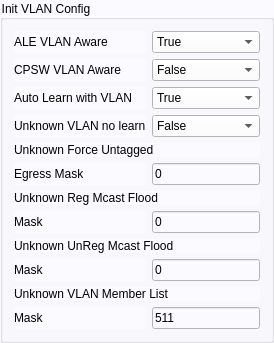
                     <widget class="QGroupBox" name="groupBox_20">
                      <property name="sizePolicy">
                       <sizepolicy hsizetype="Expanding" vsizetype="Expanding">
                        <horstretch>0</horstretch>
                        <verstretch>0</verstretch>
                       </sizepolicy>
                      </property>
                      <property name="maximumSize">
                       <size>
                        <width>600</width>
                        <height>16777215</height>
                       </size>
                      </property>
                      <property name="styleSheet">
                       <string notr="true">background-color: rgb(251, 251, 255);</string>
                      </property>
                      <property name="title">
                       <string>Init VLAN Config</string>
                      </property>
                      <layout class="QGridLayout" name="gridLayout_7">
                       <item row="0" column="0">
                        <widget class="QLabel" name="label_8">
                         <property name="sizePolicy">
                          <sizepolicy hsizetype="Expanding" vsizetype="Expanding">
                           <horstretch>0</horstretch>
                           <verstretch>0</verstretch>
                          </sizepolicy>
                         </property>
                         <property name="text">
                          <string>ALE VLAN Aware</string>
                         </property>
                        </widget>
                       </item>
                       <item row="0" column="1">
                        <widget class="QComboBox" name="ale_vlanAware_comboBox">
                         <property name="sizePolicy">
                          <sizepolicy hsizetype="Expanding" vsizetype="Expanding">
                           <horstretch>0</horstretch>
                           <verstretch>0</verstretch>
                          </sizepolicy>
                         </property>
                         <property name="maximumSize">
                          <size>
                           <width>16777215</width>
                           <height>30</height>
                          </size>
                         </property>
                         <item>
                          <property name="text">
                           <string>True</string>
                          </property>
                         </item>
                         <item>
                          <property name="text">
                           <string>False</string>
                          </property>
                         </item>
                        </widget>
                       </item>
                       <item row="1" column="0">
                        <widget class="QLabel" name="label_61">
                         <property name="sizePolicy">
                          <sizepolicy hsizetype="Expanding" vsizetype="Expanding">
                           <horstretch>0</horstretch>
                           <verstretch>0</verstretch>
                          </sizepolicy>
                         </property>
                         <property name="text">
                          <string>CPSW VLAN Aware</string>
                         </property>
                        </widget>
                       </item>
                       <item row="1" column="1">
                        <widget class="QComboBox" name="cpsw_vlanAware_comboBox">
                         <property name="sizePolicy">
                          <sizepolicy hsizetype="Expanding" vsizetype="Expanding">
                           <horstretch>0</horstretch>
                           <verstretch>0</verstretch>
                          </sizepolicy>
                         </property>
                         <property name="maximumSize">
                          <size>
                           <width>16777215</width>
                           <height>30</height>
                          </size>
                         </property>
                         <item>
                          <property name="text">
                           <string>False</string>
                          </property>
                         </item>
                         <item>
                          <property name="text">
                           <string>True</string>
                          </property>
                         </item>
                        </widget>
                       </item>
                       <item row="2" column="0">
                        <widget class="QLabel" name="label_62">
                         <property name="sizePolicy">
                          <sizepolicy hsizetype="Expanding" vsizetype="Expanding">
                           <horstretch>0</horstretch>
                           <verstretch>0</verstretch>
                          </sizepolicy>
                         </property>
                         <property name="text">
                          <string>Auto Learn with VLAN</string>
                         </property>
                        </widget>
                       </item>
                       <item row="2" column="1">
                        <widget class="QComboBox" name="ale_vlanAutoLearn_comboBox">
                         <property name="sizePolicy">
                          <sizepolicy hsizetype="Expanding" vsizetype="Expanding">
                           <horstretch>0</horstretch>
                           <verstretch>0</verstretch>
                          </sizepolicy>
                         </property>
                         <property name="maximumSize">
                          <size>
                           <width>16777215</width>
                           <height>30</height>
                          </size>
                         </property>
                         <item>
                          <property name="text">
                           <string>True</string>
                          </property>
                         </item>
                         <item>
                          <property name="text">
                           <string>False</string>
                          </property>
                         </item>
                        </widget>
                       </item>
                       <item row="3" column="0">
                        <widget class="QLabel" name="label_63">
                         <property name="sizePolicy">
                          <sizepolicy hsizetype="Expanding" vsizetype="Expanding">
                           <horstretch>0</horstretch>
                           <verstretch>0</verstretch>
                          </sizepolicy>
                         </property>
                         <property name="text">
                          <string>Unknown VLAN no learn</string>
                         </property>
                        </widget>
                       </item>
                       <item row="3" column="1">
                        <widget class="QComboBox" name="ale_unknownVlanNoLearn_comboBox">
                         <property name="sizePolicy">
                          <sizepolicy hsizetype="Expanding" vsizetype="Expanding">
                           <horstretch>0</horstretch>
                           <verstretch>0</verstretch>
                          </sizepolicy>
                         </property>
                         <property name="maximumSize">
                          <size>
                           <width>16777215</width>
                           <height>30</height>
                          </size>
                         </property>
                         <item>
                          <property name="text">
                           <string>False</string>
                          </property>
                         </item>
                         <item>
                          <property name="text">
                           <string>True</string>
                          </property>
                         </item>
                        </widget>
                       </item>
                       <item row="4" column="0" colspan="2">
                        <widget class="QLabel" name="label_64">
                         <property name="sizePolicy">
                          <sizepolicy hsizetype="Expanding" vsizetype="Expanding">
                           <horstretch>0</horstretch>
                           <verstretch>0</verstretch>
                          </sizepolicy>
                         </property>
                         <property name="text">
                          <string>Unknown Force Untagged</string>
                         </property>
                        </widget>
                       </item>
                       <item row="5" column="1">
                        <widget class="QLineEdit" name="ale_UnknownForceUntaggedEgrMask_lineEdit">
                         <property name="sizePolicy">
                          <sizepolicy hsizetype="Expanding" vsizetype="Expanding">
                           <horstretch>0</horstretch>
                           <verstretch>0</verstretch>
                          </sizepolicy>
                         </property>
                         <property name="maximumSize">
                          <size>
                           <width>16777215</width>
                           <height>30</height>
                          </size>
                         </property>
                         <property name="text">
                          <string>0</string>
                         </property>
                        </widget>
                       </item>
                       <item row="6" column="0" colspan="2">
                        <widget class="QLabel" name="label_65">
                         <property name="sizePolicy">
                          <sizepolicy hsizetype="Expanding" vsizetype="Expanding">
                           <horstretch>0</horstretch>
                           <verstretch>0</verstretch>
                          </sizepolicy>
                         </property>
                         <property name="text">
                          <string>Unknown Reg Mcast Flood</string>
                         </property>
                        </widget>
                       </item>
                       <item row="7" column="0">
                        <widget class="QLabel" name="label_69">
                         <property name="sizePolicy">
                          <sizepolicy hsizetype="Expanding" vsizetype="Expanding">
                           <horstretch>0</horstretch>
                           <verstretch>0</verstretch>
                          </sizepolicy>
                         </property>
                         <property name="text">
                          <string>Mask</string>
                         </property>
                        </widget>
                       </item>
                       <item row="7" column="1">
                        <widget class="QLineEdit" name="ale_UnknownRegMcastFloodMask_lineEdit">
                         <property name="sizePolicy">
                          <sizepolicy hsizetype="Expanding" vsizetype="Expanding">
                           <horstretch>0</horstretch>
                           <verstretch>0</verstretch>
                          </sizepolicy>
                         </property>
                         <property name="maximumSize">
                          <size>
                           <width>16777215</width>
                           <height>30</height>
                          </size>
                         </property>
                         <property name="text">
                          <string>0</string>
                         </property>
                        </widget>
                       </item>
                       <item row="8" column="0" colspan="2">
                        <widget class="QLabel" name="label_66">
                         <property name="sizePolicy">
                          <sizepolicy hsizetype="Expanding" vsizetype="Expanding">
                           <horstretch>0</horstretch>
                           <verstretch>0</verstretch>
                          </sizepolicy>
                         </property>
                         <property name="text">
                          <string>Unknown UnReg Mcast Flood</string>
                         </property>
                        </widget>
                       </item>
                       <item row="9" column="0">
                        <widget class="QLabel" name="label_70">
                         <property name="sizePolicy">
                          <sizepolicy hsizetype="Expanding" vsizetype="Expanding">
                           <horstretch>0</horstretch>
                           <verstretch>0</verstretch>
                          </sizepolicy>
                         </property>
                         <property name="text">
                          <string>Mask</string>
                         </property>
                        </widget>
                       </item>
                       <item row="9" column="1">
                        <widget class="QLineEdit" name="ale_UnknownURegMcastFloodMask_lineEdit">
                         <property name="sizePolicy">
                          <sizepolicy hsizetype="Expanding" vsizetype="Expanding">
                           <horstretch>0</horstretch>
                           <verstretch>0</verstretch>
                          </sizepolicy>
                         </property>
                         <property name="maximumSize">
                          <size>
                           <width>16777215</width>
                           <height>30</height>
                          </size>
                         </property>
                         <property name="text">
                          <string>0</string>
                         </property>
                        </widget>
                       </item>
                       <item row="10" column="0" colspan="2">
                        <widget class="QLabel" name="label_67">
                         <property name="sizePolicy">
                          <sizepolicy hsizetype="Expanding" vsizetype="Expanding">
                           <horstretch>0</horstretch>
                           <verstretch>0</verstretch>
                          </sizepolicy>
                         </property>
                         <property name="text">
                          <string>Unknown VLAN Member List</string>
                         </property>
                        </widget>
                       </item>
                       <item row="11" column="0">
                        <widget class="QLabel" name="label_71">
                         <property name="sizePolicy">
                          <sizepolicy hsizetype="Expanding" vsizetype="Expanding">
                           <horstretch>0</horstretch>
                           <verstretch>0</verstretch>
                          </sizepolicy>
                         </property>
                         <property name="text">
                          <string>Mask</string>
                         </property>
                        </widget>
                       </item>
                       <item row="11" column="1">
                        <widget class="QLineEdit" name="ale_UnknownVlanMemberListMask_lineEdit">
                         <property name="sizePolicy">
                          <sizepolicy hsizetype="Expanding" vsizetype="Expanding">
                           <horstretch>0</horstretch>
                           <verstretch>0</verstretch>
                          </sizepolicy>
                         </property>
                         <property name="maximumSize">
                          <size>
                           <width>16777215</width>
                           <height>30</height>
                          </size>
                         </property>
                         <property name="text">
                          <string>511</string>
                         </property>
                        </widget>
                       </item>
                       <item row="5" column="0">
                        <widget class="QLabel" name="label_68">
                         <property name="sizePolicy">
                          <sizepolicy hsizetype="Expanding" vsizetype="Expanding">
                           <horstretch>0</horstretch>
                           <verstretch>0</verstretch>
                          </sizepolicy>
                         </property>
                         <property name="text">
                          <string>Egress Mask</string>
                         </property>
                        </widget>
                       </item>
                      </layout>
                     </widget>
